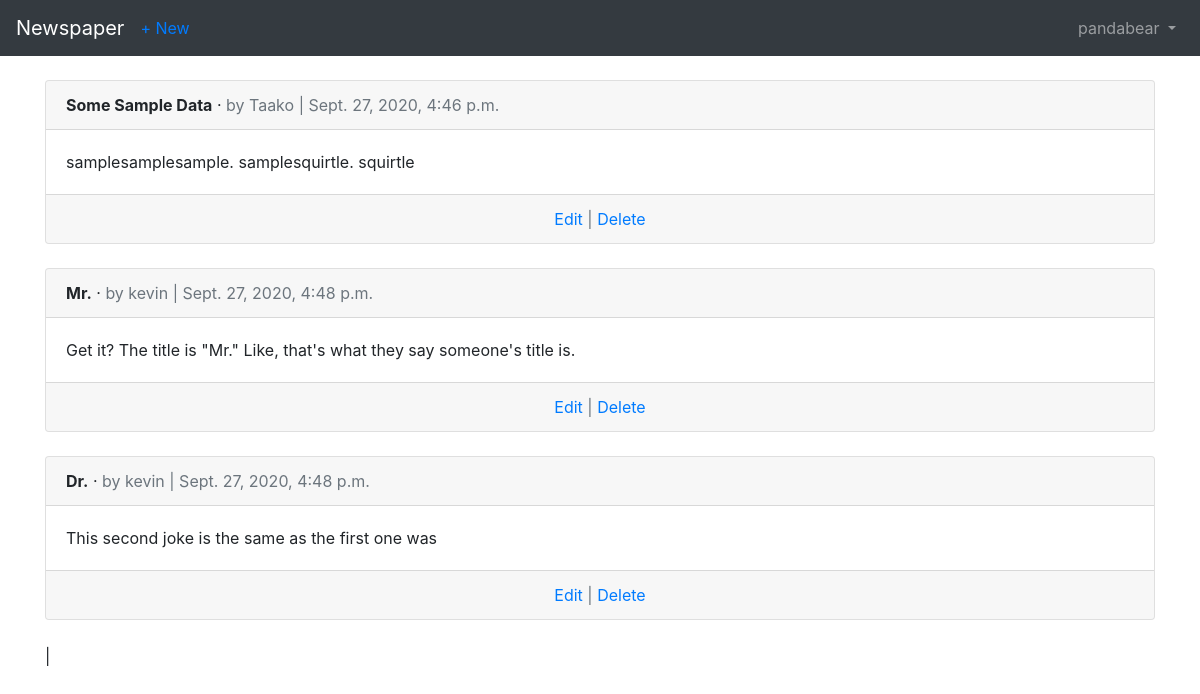
Screenshot of /articles/ (signed in) with the database file from the repository.
### users/models.py (models this page shows)
class CustomUser(AbstractUser):
    age = models.PositiveIntegerField(null=True, blank=True)

### articles/models.py (models this page shows, shortened)
class Article(models.Model):
    title = models.CharField(max_length=255)
    body = models.TextField()
    date = models.DateTimeField(auto_now_add=True)
    author = models.ForeignKey(
            get_user_model(),
            on_delete=models.CASCADE,
            )

### articles/views.py (the view)
# urls.py: path('', ArticleListView.as_view(), name='article_list'),
class ArticleListView(ListView):
    model = Article
    template_name = 'article_list.html'

### templates/article_list.html (shortened to what this page needs)
{% extends 'base.html' %}
{% block content %}
  {% for article in object_list %}
    <div class="card">
      <div class="card-header">
        <span class="font-weight-bold">{{ article.title }}</span> &middot;
        <span class="text-muted">by {{ article.author }} |
          {{ article.date }}</span>
      </div>
      <div class="card-body">
        {{ article.body }}
      </div>
      <div class="card-footer text-center text-muted">
        <a href="{% url 'article_edit' article.pk %}">Edit</a> | <a href="{% url 'article_delete' article.pk %}">Delete</a>
      </div>
    </div>
    <br />
    {% endfor %}|
    {% endblock content %}

### templates/base.html (shortened to what this page needs)
<!doctype html>
<html lang="en">
  <head>
    <link rel="stylesheet"
    href="https://stackpath.bootstrapcdn.com/bootstrap/4.1.3/css/bootstrap.min.css"
>
  </head>
  <body>
    <nav class="navbar navbar-expand-md navbar-dark bg-dark mb-4">
      <a class="navbar-brand" href="{% url 'home' %}">Newspaper</a>
      {% if user.is_authenticated %}
        <ul class="navbar-nav mr-auto">
          <li class="nav-item"><a href="{% url 'article_new' %}">+ New</a></li>
        </ul>
        {% endif %}
    <div class="collapse navbar-collapse" id="navbarCollapse">
      {% if user.is_authenticated %}
        <ul class="navbar-nav ml-auto">
          <li class="nav-item">
            <a class="nav-link dropdown-toggle" href="#" id="userMenu"
              data-toggle="dropdown" aria-haspopup="true"
              aria-expanded="false">
              {{ user.username }}
            </a>
          </li>
        </ul>
      {% endif %}
    </div>
  </nav>
  <div class="container">
    {% block content %}
    {% endblock content %}
  </div>
  </body>
</html>

### rows the page displays
CustomUser: username "pandabear"
Article: title "Some Sample Data", author "Taako", date "Sept. 27, 2020, 4:46 p.m.", body "samplesamplesample. samplesquirtle. squirtle"
Article: title "Mr.", author "kevin", date "Sept. 27, 2020, 4:48 p.m.", body "Get it? The title is \"Mr.\" Like, that's what they say someone's title is."
Article: title "Dr.", author "kevin", date "Sept. 27, 2020, 4:48 p.m.", body "This second joke is the same as the first one was"
